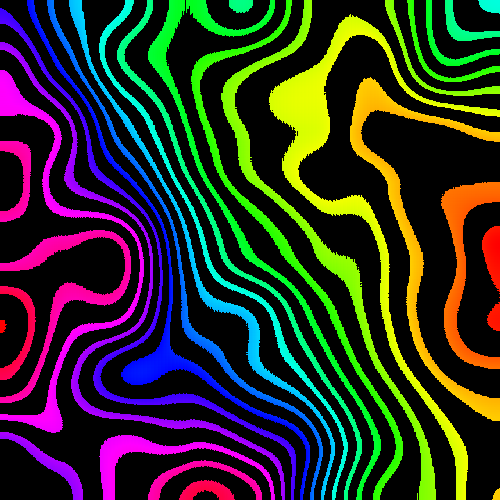
Frame 1 (no input)
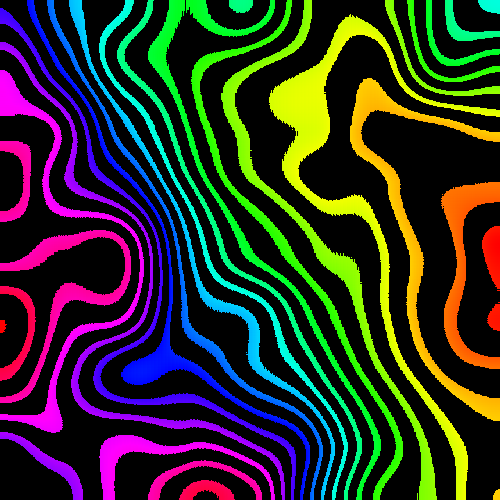
Frame 2 (the mouse pressed at the canvas centre, redrawn once)

The Processing sketch that drew these frames (run headless with seeded random() and noise(); the mouse was pressed at the canvas centre and the sketch redrawn once):

// Processing sketch: sketch9
// ── sketch9.pde
final float DIVIDER = 1.0f;
final int EQ_INTV = 15;
final float FLOAT_ZERO = 0.3;

float[] noises;

void setup() {
  size(500, 500);
  
  colorMode(HSB, 255, 100, 100, 100);
  
  noises = new float[height*width];
  
  noLoop();
}

void draw() {
  background(0);
  
  loadPixels();
  
  int idx;
  
  // set noise
  for (int y=0; y<height; y++) {
    for (int x=0; x<width; x++) {
      idx = y*width + x;
      noises[idx] = noise(x/(width/DIVIDER), y/(height/DIVIDER));
    }
  }
  
  // normalize [min,max]->[0,1]
  float _min=min(noises), _max=max(noises);
  for(int i=0; i<noises.length; i++) {
    noises[i] = map(noises[i], _min, _max, 0, 1);
    //pixels[i] = color(noises[i]*255);
  }
  
  // color intv
  float z, r, basis, r_diff;
  for (int i=0; i<noises.length; i++) {
    noises[i] = noises[i] + frameCount/10000.0f;
    if (noises[i] > 1.0) noises[i] = 0.0;
    z = map(noises[i], 0, 1, 0, 255);
    // 等高線 - 余り0でなく、バッファを持たせる
    basis = int((z + 0.5) / EQ_INTV);
    r_diff = abs(z/EQ_INTV - basis);
    
    if (r_diff < FLOAT_ZERO) {
      pixels[i] = color(z, 100, 100);
    }
  }
  
  updatePixels();
}








void keyPressed() {
  if (key==' ') {
    String filename = "" 
      + nf(year(), 4, 0) 
      + nf(month(), 2, 0) 
      + nf(day(), 2, 0) 
      + nf(hour(), 2, 0) 
      + nf(minute(), 2, 0)
      + nf(second(), 2, 0);
    save("img/" + filename + ".png");
    //save("hoge.png");
    println("saved");
  }
}
